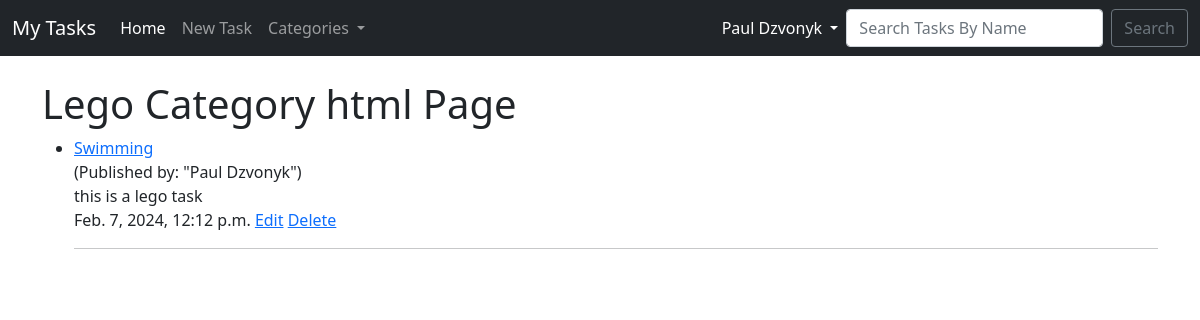
The app's page /category/lego/ (signed in), older data.
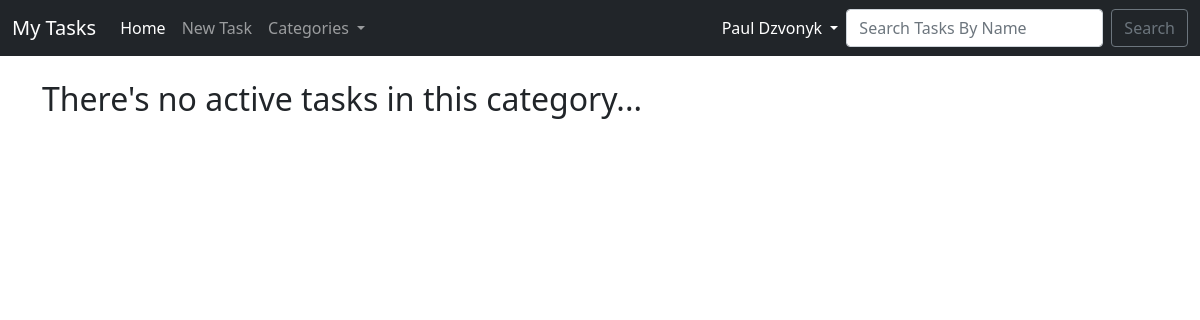
The same page, newer data.
### task/models.py (models this page shows, shortened)
class Task(models.Model):
    title = models.CharField(max_length=200)
    title_tag = models.CharField(max_length=200)
    author = models.ForeignKey(User, on_delete=models.CASCADE)
    image_header = models.ImageField(null=True, blank=True, upload_to='image_header/')
    task_images = models.ImageField(null=True, blank=True, upload_to='task_images/')
    short_description = RichTextField(blank=True, null=True)
    date_created = models.DateTimeField(auto_now_add=True)
    priority = models.IntegerField(default=0)
    category = models.CharField(max_length=200, default='uncategorized')
    snippet = models.CharField(max_length=200)
    completed = models.BooleanField(default=False)
    likes = models.ManyToManyField(User, related_name='task_likes')

### task/views.py (the view)
# urls.py: path('category/<str:cats>/', CategoryView.as_view(), name='category'),
class CategoryView(CategoryMixin, ListView):
    template_name = 'task/categories.html'
    context_object_name = 'category_tasks'
    def get_queryset(self):
        cats = self.kwargs['cats']
        return Task.objects.filter(category=cats.replace('-', ' '))
    def get_context_data(self, **kwargs):
        context = super().get_context_data(**kwargs)
        cats = self.kwargs['cats']
        context['cats'] = cats.title().replace('-', ' ')
        return context

### task/models.py (called while the page is built)
    def __str__(self):
        return self.category_name

### task/views.py (called while the page is built)
    def get_context_data(self, *args, **kwargs):
        cat_list = Category.objects.all()
        context = super().get_context_data(*args, **kwargs)
        context['cat_list'] = cat_list
        return context

### task/templates/task/categories.html
{% extends 'task/base.html' %}
{% block content %}
{% if category_tasks %}
<h1>{{ cats }} Category html Page</h1>
<ul>
    {% for task in category_tasks %}
        {% if user.id == task.author.id %}
    <li>
        <a href="{% url 'task-detail' task.pk %}">{{ task.title }}</a><br>
        (Published by: "{{ task.author.first_name }} {{ task.author.last_name }}")
        <br>
        {{ task.short_description|slice:":150"}}
        <br>
        {{ task.date_created }}
        {% if user.is_authenticated %}
        <a href="{% url 'edit_task' task.pk %}">Edit</a>
        <a href="{% url 'delete_task' task.pk %}">Delete</a>
        {% endif %}
        <hr>
    </li>
        {% endif %}
    {% endfor %}
</ul>
{% else %}
<h2>There's no active tasks in this category...</h2>
{% endif %}
{% endblock %}

### task/templates/task/base.html (shortened to what this page needs)
{% load static %}
<!doctype html>
<html lang="en">
<head>
    <link href="https://cdn.jsdelivr.net/npm/bootstrap@5.0.2/dist/css/bootstrap.min.css"
          rel="stylesheet"
>
    <link rel="stylesheet" href="{% static 'task/css/custom.css' %}">
</head>
<body>
<nav class="navbar navbar-expand-lg navbar-dark bg-dark">
    <div class="container-fluid">
        <a class="navbar-brand" href="{% url 'landing_page' %}">My Tasks</a>
        <div class="collapse navbar-collapse" id="navbarSupportedContent">
            <ul class="navbar-nav me-auto mb-2 mb-lg-0">
                {% if user.is_authenticated %}
                <li class="nav-item">
                    <a class="nav-link active" aria-current="page" href="{% url 'home' %}">Home</a>
                </li>
                <li class="nav-item">
                    <a class="nav-link" href="{% url 'add_task' %}">New Task</a>
                </li>
                {% if cat_list %}
                <li class="nav-item dropdown">
                    <a class="nav-link dropdown-toggle" href="#" id="categoryDropdown" role="button" data-bs-toggle="dropdown" aria-expanded="false">
                        Categories
                    </a>
                </li>
                {% endif %}
                {% endif %}
            </ul>
            {% if user.is_authenticated %}
            <ul class="navbar-nav ml-auto mb-2 mb-lg-0">
                <li class="nav-item dropdown">
                    <a class="nav-link active dropdown-toggle" id="profileDropdown" role="button" data-bs-toggle="dropdown" aria-expanded="false">
                        {{ user.first_name }} {{ user.last_name }}
                    </a>
                </li>
            </ul>
            <form class="d-flex" method=POST action="{% url 'search-task' %}">
                <input class="form-control me-2" type="search" placeholder="Search Tasks By Name"
                       aria-label="Search" name="search-for">
                <button class="btn btn-outline-secondary" type="submit">Search</button>
            </form>
            {% endif %}
        </div>
    </div>
</nav>
<div class="container">
    <br>
    {% block content %}
    {% endblock %}
</div>
  </body>
</html>

Row changes from the older to the newer data that the page shows:
removed Task: title "Swimming", author.first_name "Paul", author.last_name "Dzvonyk", short_description "this is a lego task", date_created "Feb. 7, 2024, 12:12 p.m."
Text that changed along with them:
{{ cats }}: "Lego" → (not shown)
text no longer shown: "Category html Page"
text now shown: "There's no active tasks in this category..."
